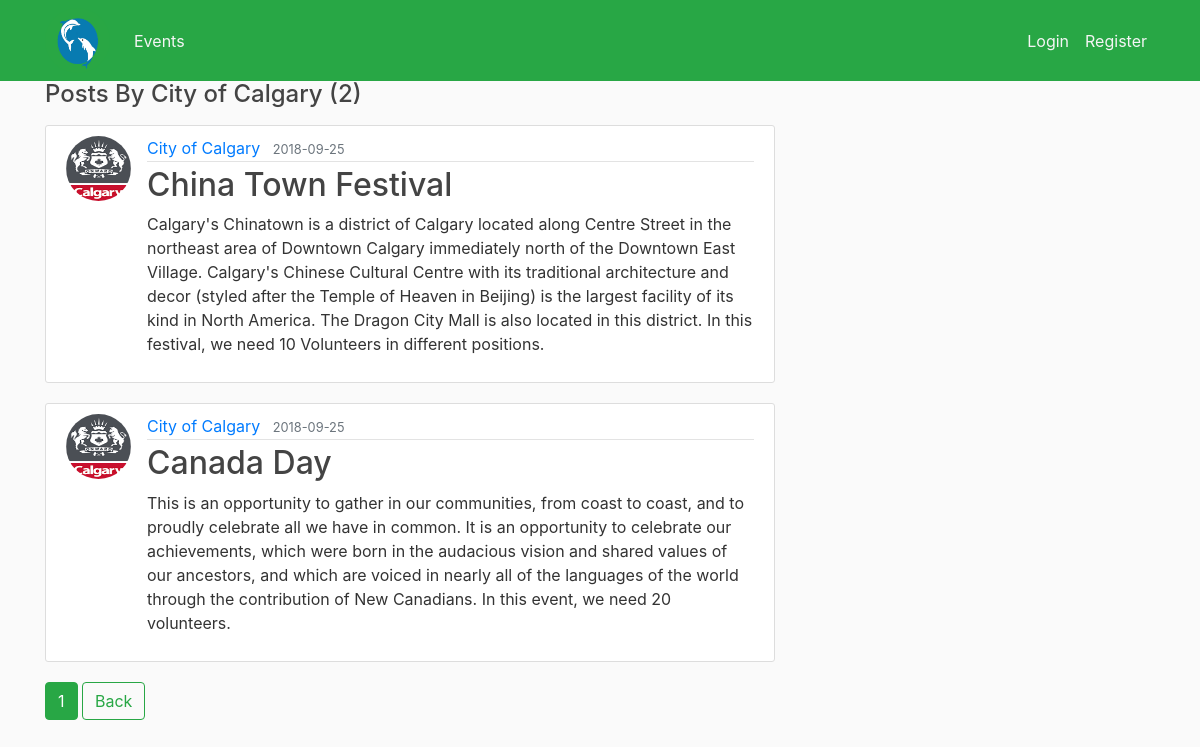
Page /user/City of Calgary  on the committed database.
### volunteer_blog/models.py (models this page shows, shortened)
class User(db.Model, UserMixin):
    id = db.Column(db.Integer, primary_key=True)
    category = db.Column(db.String(30), nullable=False)
    username = db.Column(db.String(40), unique=True, nullable=False)
    email = db.Column(db.String(30), unique=True, nullable=False)
    telephone = db.Column(db.String(30), nullable=True)
    image_file = db.Column(db.String(30), nullable=False, default='default.jpg')
    password = db.Column(db.String(60), nullable=False)
    user_created_time = db.Column(db.DateTime, nullable=False, default=datetime.utcnow)
    authenticated = db.Column(db.Boolean, default=False)
    email_confirmation_sent_on = db.Column(db.DateTime, nullable=True)
    email_confirmed = db.Column(db.Boolean, nullable=True, default=False)
    email_confirmed_on = db.Column(db.DateTime, nullable=True)
    joins = db.relationship('Join', backref='organizer', lazy=True)
    posts = db.relationship('Post', backref='author', lazy=True)

class Post(db.Model):
    id = db.Column(db.Integer, primary_key=True)
    enroll_close_date = db.Column(db.String(30), nullable=True)
    location = db.Column(db.String(100), nullable=False)
    date = db.Column(db.String(30),  nullable=False)
    time = db.Column(db.String(30), nullable=False)
    title = db.Column(db.String(30),  nullable=False)
    content = db.Column(db.String(1000),  nullable=False)
    user_id = db.Column(db.Integer, db.ForeignKey('user.id'), nullable=False)
    post_created_time = db.Column(db.DateTime, nullable=False, default=datetime.utcnow)
    joins = db.relationship('Join', backref='post', lazy=True)

### volunteer_blog/routes.py (the view)
@app.route("/user/<string:username>", methods=['GET', 'POST'])
def user_posts(username):
    page = request.args.get('page', 1, type=int)
    user = User.query.filter_by(username=username).first_or_404()
    posts = Post.query.filter_by(author=user) \
        .order_by(Post.post_created_time.desc()) \
        .paginate(page=page, per_page=3)
    return render_template('user_posts.html', posts=posts, user=user)

### volunteer_blog/templates/user_posts.html
{% extends "layout.html" %}
{% block content %}
    <h4 class="mb-3"> Posts By {{ user.username }} ({{ posts.total }})</h4>
    {% for post in posts.items %}
        <article class="media content-section">
          <img class="rounded-circle article-img" src="{{ url_for('static', filename='profile_pics/' + post.author.image_file) }}">
          <div class="media-body">
            <div class="article-metadata">
              <a class="mr-2" href="{{ url_for('user_posts',username=post.author.username)}}">{{ post.author.username }}</a>
              <small class="text-muted">{{ post.post_created_time.strftime('%Y-%m-%d') }}</small>
            </div>
            <h2><a class="article-title" href="{{ url_for('post', post_id=post.id) }}">{{ post.title }}</a></h2>
            <p class="article-content">{{ post.content }}</p>
          </div>
        </article>
    {% endfor %}
    {% for page_num in posts.iter_pages(left_edge=2,right_edge=2, left_current=1,right_current=2) %}
        {% if page_num %}
            {% if posts.page == page_num %}
                <a class="btn btn-success mb-4"  href="{{ url_for('user_posts',username=user.username,page=page_num) }}">{{ page_num }}</a>
            {% else %}
                <a class="btn btn-outline-success mb-4"  href="{{ url_for('user_posts',username=user.username,page=page_num) }}">{{ page_num }}</a>
            {% endif %}
        {% else %}
            ...
        {% endif %}
    {% endfor %}
    <a class="btn btn-outline-success mb-4"  href="{{url_for('home')}}">Back</a>
{% endblock content %}

### volunteer_blog/static/main.css (style rules this page uses)
body { background: #fafafa; color: #333333; margin-top: 5rem; }
h1, h2, h3, h4, h5, h6 { color: #444444; }
.content-section { background: #ffffff; padding: 10px 20px; border: 1px solid #dddddd; border-radius: 3px; margin-bottom: 20px; }
.article-title { color: #444444; }
.article-content { white-space: pre-line; }
.article-img { height: 65px; width: 65px; margin-right: 16px; }
.article-metadata { padding-bottom: 1px; margin-bottom: 4px; border-bottom: 1px solid #e3e3e3 }

### rows in the picture
User: username "City of Calgary"
Post: image_file (picture), author.username "City of Calgary", post_created_time "2018-09-25", title "China Town Festival", content "Calgary's Chinatown is a district of Calgary located along Centre Street in the northeast area of Downtown Calgary immediately north of the Downtown East Village. Calgary's Chinese Cultural Centre with its traditional architecture and decor (styled after the Temple of Heaven in Beijing) is the largest facility of its kind in North America. The Dragon City Mall is also located in this district. In this festival, we need 10 Volunteers in different positions."
Post: image_file (picture), author.username "City of Calgary", post_created_time "2018-09-25", title "Canada Day", content "This is an opportunity to gather in our communities, from coast to coast, and to proudly celebrate all we have in common. It is an opportunity to celebrate our achievements, which were born in the audacious vision and shared values of our ancestors, and which are voiced in nearly all of the languages of the world through the contribution of New Canadians. In this event, we need 20 volunteers."

### other values in the picture
{{ posts.total }} "2"
{{ page_num }} "1"
